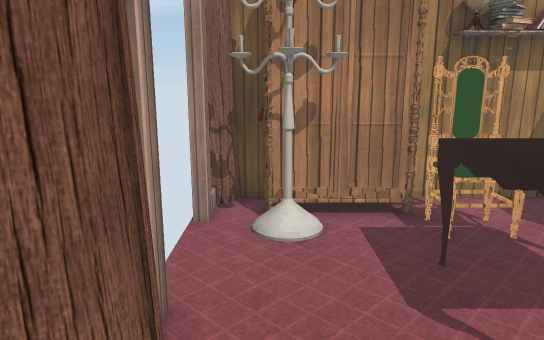
view 1 (above)

12 first-person views from a walk through a Unity game level. The camera is 1.5 m above the floor, tilts 12° down and sees 70° across. Doors are open. The floor is counted in squares, 0.5 m on a side. Each view is taken from the middle of a square. On the plan, view 1 faces up. The plan holds only what a view shows up to about 20 squares ahead; the rest is blank. Some surface patterns are stand-ins.

view 2
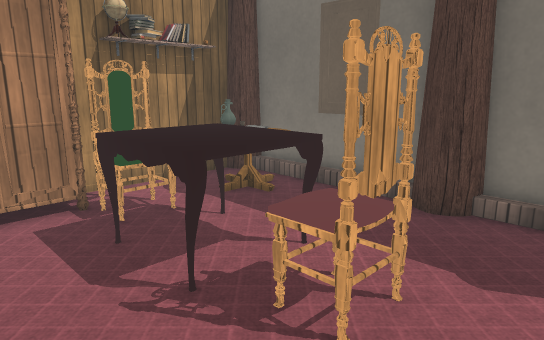

view 3
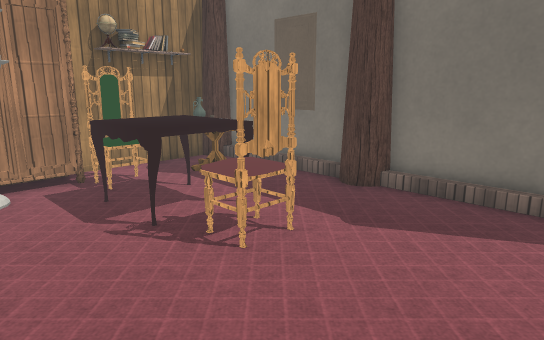

view 4
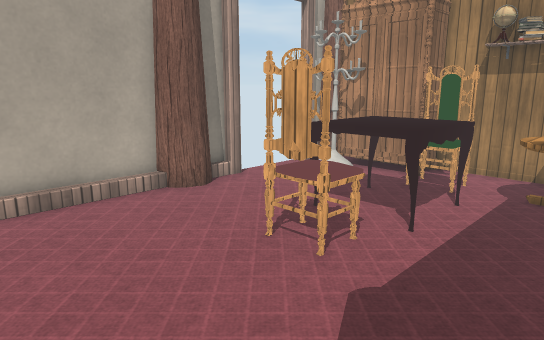

view 5
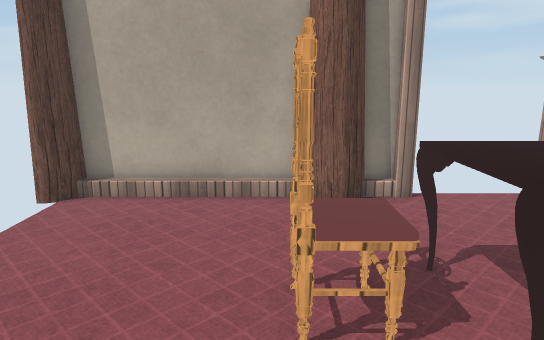

view 6
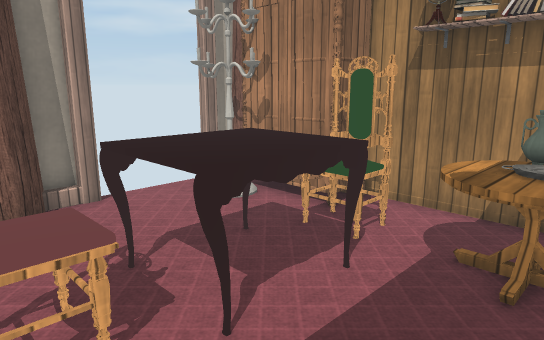

view 7
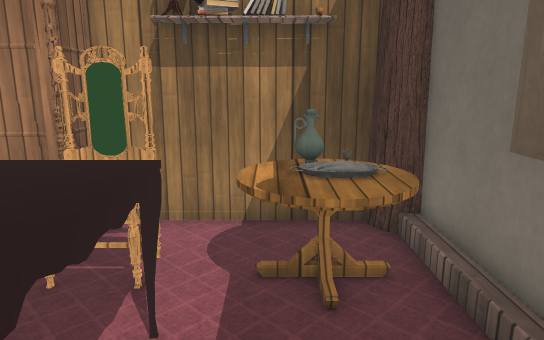

view 8
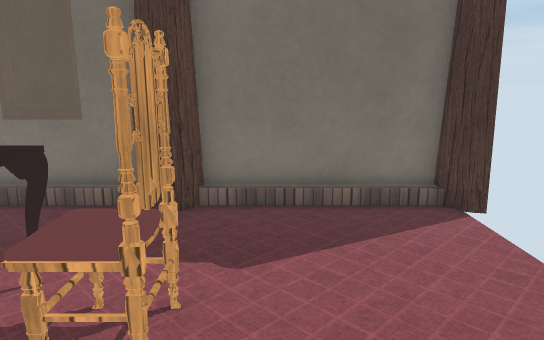

view 9
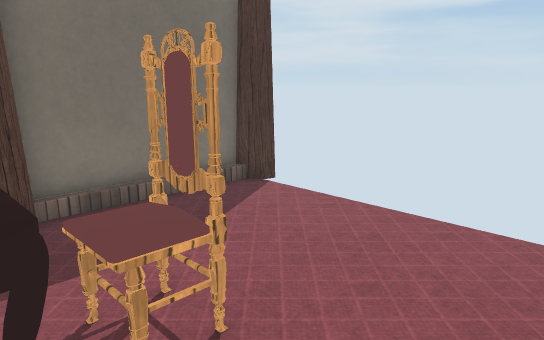

view 10
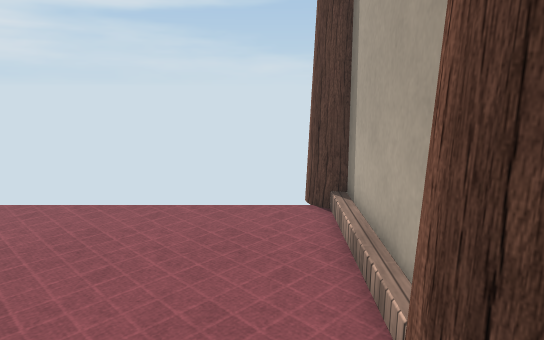

view 11
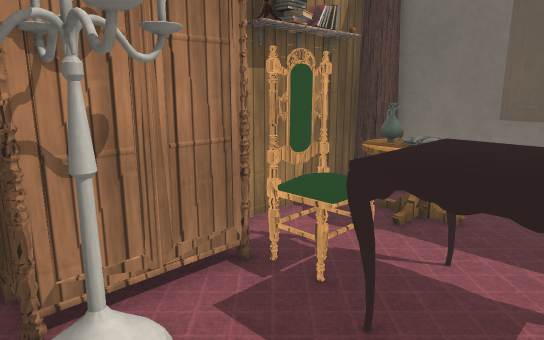

view 12
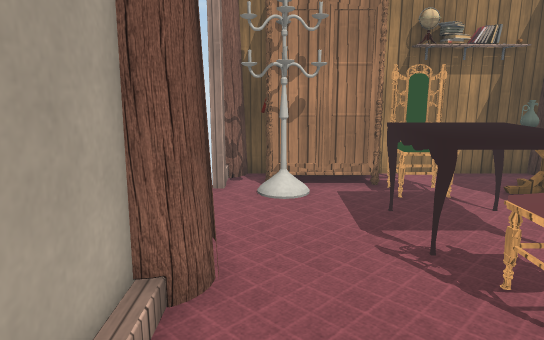

### Floor plan
Points are (right, up) in squares from view 1. A wall is a line through its corners. A room is listed if a view was taken in it or the views show most of it. See-through windows are left out.
Room 1 (views 1, 2, 3, 4, 5, 6, 7, 8, 9, 10, 11, 12)
walls: (-1.4, 5) (-1.4, 4.4); (-1.9, 2) (-1.9, -4.5); (-1.9, 4.4) (-1.9, 3.5); (10.1, 3.4) (10.1, 9.8); (-1.4, 9) (-1.4, 8.4); (0, 10.6) (-1, 10.6); (-1.9, 9.8) (-1.9, 9.1); (9.3, 10.6) (3.1, 10.6); (10.1, -4.5) (10.1, 2)
ways out: open door at (-1.6, 6.7); gap at (-1, -5); gap at (9, -5)
objects: other object (0, 7) to (1, 8); cupboard (0, 9) to (3, 10); table (3, 3) to (6, 7); chair (4, 1) to (5, 3); chair (4, 7) to (5, 9); table (6, 7) to (9, 9); jar (8, 8); other object (8, 9)

Positions as (right, up) in squares from view 1, and headings:
1: (0, 0), facing up
2: (0, -1), facing up-right
3: (-1, -4), facing up-right
4: (9, -4), facing up-left
5: (9, 1), facing left
6: (9, 1), facing up-left
7: (7, 2), facing up
8: (0, 0), facing right
9: (0, 4), facing down-right
10: (0, 5), facing down
11: (-1, 4), facing up-right
12: (0, -3), facing up
